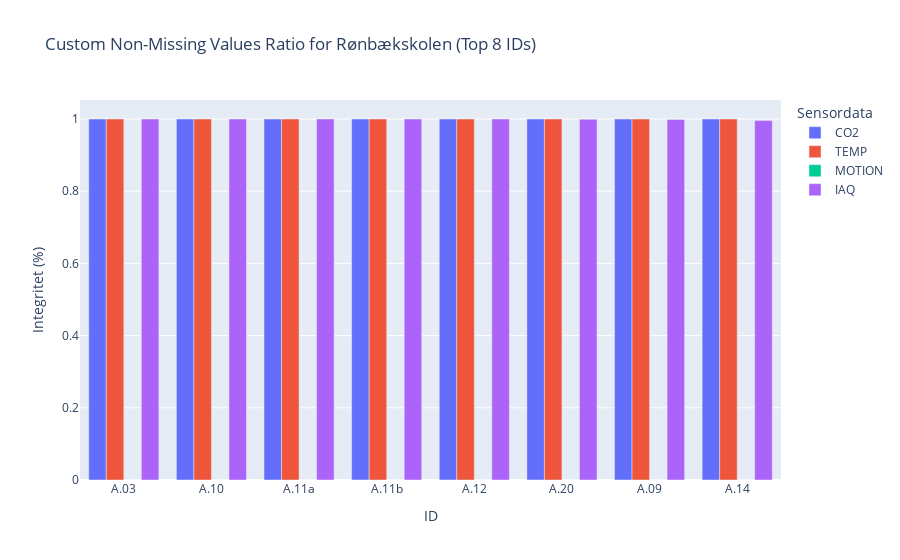
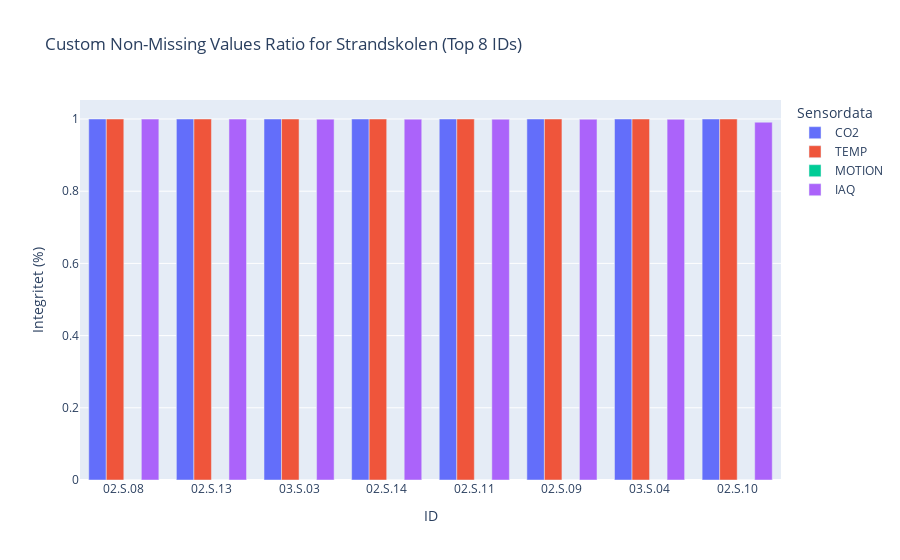
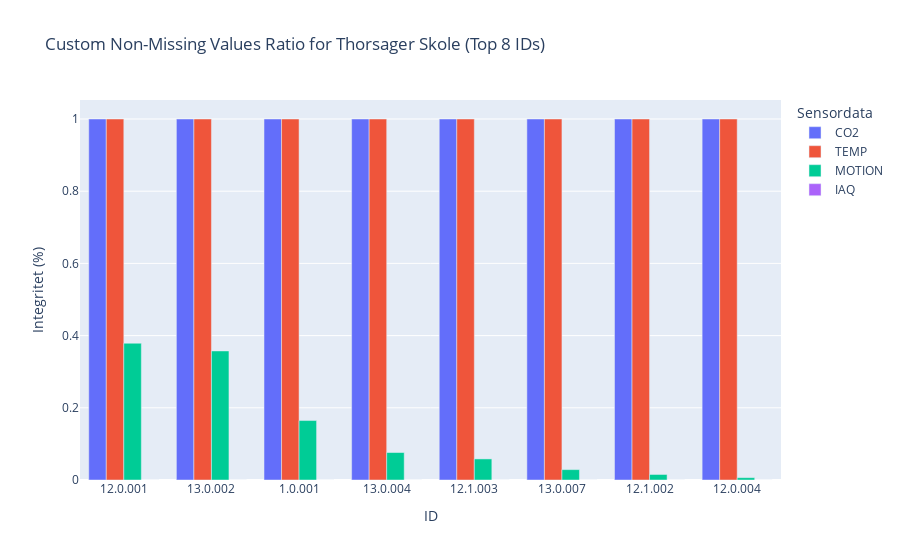

Source (notebook cell) for these figures, in order:
### Code cell
import pandas as pd
import plotly.express as px

# Assuming 'dataf' is your original DataFrame

# Define a custom function to consider NaN, None, False, and 0 as missing
def custom_missing_ratio(series):
    return (series.isna() | (series == 0) | (series == False)).mean()

# Calculate the custom non-missing value ratio
custom_non_missing_ratio = dataf.groupby(['SKOLE', 'ID'])[['CO2', 'TEMP', 'MOTION', 'IAQ']].apply(lambda x: 1 - x.apply(custom_missing_ratio)).reset_index()

# Melt the DataFrame to make it suitable for plotting with Plotly
melted = custom_non_missing_ratio.melt(id_vars=['SKOLE', 'ID'], var_name='Sensordata', value_name='CustomNonMissingRatio')

# Get the first three unique SKOLEs
unique_skoles = melted['SKOLE'].unique()[:3]

# Loop through each SKOLE and plot the top 8 IDs
for skole in unique_skoles:
    # Filter the DataFrame for the current SKOLE
    df_skole = melted[melted['SKOLE'] == skole]

    # Sort IDs by the minimum 'CustomNonMissingRatio' within each ID, prioritizing those with missing data
    df_skole = df_skole.assign(min_ratio=df_skole.groupby('ID')['CustomNonMissingRatio'].transform(min))
    df_skole_sorted = df_skole.sort_values(by=['min_ratio', 'ID'], ascending=[True, True]).drop_duplicates('ID')

    # Select top 8 IDs, prioritizing those with missing data
    top_ids = df_skole_sorted['ID'].unique()[:8]
    df_skole_top_ids = df_skole[df_skole['ID'].isin(top_ids)]

    # Create the bar plot for the current SKOLE with selected IDs
    fig = px.bar(
        df_skole_top_ids,
        x="ID",
        y="CustomNonMissingRatio",
        color="Sensordata",
        barmode="group",
        title=f"Custom Non-Missing Values Ratio for {skole} (Top 8 IDs)",
        # labels={"CustomNonMissingRatio": "Custom Non-Missing Ratio (%)", "ID": "ID"}
    )
    
    # Update layout if necessary
    fig.update_layout(
        xaxis={'categoryorder':'total descending'},
        yaxis_title='Integritet (%)',
    )
    
    # Show the figure
    fig.show()

### Figure 1 — Plotly figure (JSON) as saved in the notebook; plotly's stock layout.template omitted (floating-point values rounded to 4 significant figures)
{"data": [{"alignmentgroup": "True", "hovertemplate": "Sensordata=CO2<br>ID=%{x}<br>CustomNonMissingRatio=%{y}<extra></extra>", "legendgroup": "CO2", "marker": {"color": "#636efa", "pattern": {"shape": ""}}, "name": "CO2", "offsetgroup": "CO2", "orientation": "v", "showlegend": true, "textposition": "auto", "type": "bar", "x": ["A.03", "A.09", "A.10", "A.11a", "A.11b", "A.12", "A.14", "A.20"], "xaxis": "x", "y": [1, 1, 1, 1, 1, 1, 1, 1], "yaxis": "y"}, {"alignmentgroup": "True", "hovertemplate": "Sensordata=TEMP<br>ID=%{x}<br>CustomNonMissingRatio=%{y}<extra></extra>", "legendgroup": "TEMP", "marker": {"color": "#EF553B", "pattern": {"shape": ""}}, "name": "TEMP", "offsetgroup": "TEMP", "orientation": "v", "showlegend": true, "textposition": "auto", "type": "bar", "x": ["A.03", "A.09", "A.10", "A.11a", "A.11b", "A.12", "A.14", "A.20"], "xaxis": "x", "y": [1, 1, 1, 1, 1, 1, 1, 1], "yaxis": "y"}, {"alignmentgroup": "True", "hovertemplate": "Sensordata=MOTION<br>ID=%{x}<br>CustomNonMissingRatio=%{y}<extra></extra>", "legendgroup": "MOTION", "marker": {"color": "#00cc96", "pattern": {"shape": ""}}, "name": "MOTION", "offsetgroup": "MOTION", "orientation": "v", "showlegend": true, "textposition": "auto", "type": "bar", "x": ["A.03", "A.09", "A.10", "A.11a", "A.11b", "A.12", "A.14", "A.20"], "xaxis": "x", "y": [0, 0, 0, 0, 0, 0, 0, 0], "yaxis": "y"}, {"alignmentgroup": "True", "hovertemplate": "Sensordata=IAQ<br>ID=%{x}<br>CustomNonMissingRatio=%{y}<extra></extra>", "legendgroup": "IAQ", "marker": {"color": "#ab63fa", "pattern": {"shape": ""}}, "name": "IAQ", "offsetgroup": "IAQ", "orientation": "v", "showlegend": true, "textposition": "auto", "type": "bar", "x": ["A.03", "A.09", "A.10", "A.11a", "A.11b", "A.12", "A.14", "A.20"], "xaxis": "x", "y": [1, 0.9986, 1, 1, 1, 1, 0.9956, 0.9992], "yaxis": "y"}], "layout": {"barmode": "group", "legend": {"title": {"text": "Sensordata"}, "tracegroupgap": 0}, "title": {"text": "Custom Non-Missing Values Ratio for Rønbækskolen (Top 8 IDs)"}, "xaxis": {"anchor": "y", "categoryorder": "total descending", "domain": [0, 1], "title": {"text": "ID"}}, "yaxis": {"anchor": "x", "domain": [0, 1], "title": {"text": "Integritet (%)"}}}}

### Figure 2 — Plotly figure (JSON) as saved in the notebook; plotly's stock layout.template omitted (floating-point values rounded to 4 significant figures)
{"data": [{"alignmentgroup": "True", "hovertemplate": "Sensordata=CO2<br>ID=%{x}<br>CustomNonMissingRatio=%{y}<extra></extra>", "legendgroup": "CO2", "marker": {"color": "#636efa", "pattern": {"shape": ""}}, "name": "CO2", "offsetgroup": "CO2", "orientation": "v", "showlegend": true, "textposition": "auto", "type": "bar", "x": ["02.S.08", "02.S.09", "02.S.10", "02.S.11", "02.S.13", "02.S.14", "03.S.03", "03.S.04"], "xaxis": "x", "y": [1, 1, 1, 1, 1, 1, 1, 1], "yaxis": "y"}, {"alignmentgroup": "True", "hovertemplate": "Sensordata=TEMP<br>ID=%{x}<br>CustomNonMissingRatio=%{y}<extra></extra>", "legendgroup": "TEMP", "marker": {"color": "#EF553B", "pattern": {"shape": ""}}, "name": "TEMP", "offsetgroup": "TEMP", "orientation": "v", "showlegend": true, "textposition": "auto", "type": "bar", "x": ["02.S.08", "02.S.09", "02.S.10", "02.S.11", "02.S.13", "02.S.14", "03.S.03", "03.S.04"], "xaxis": "x", "y": [1, 1, 1, 1, 1, 1, 1, 1], "yaxis": "y"}, {"alignmentgroup": "True", "hovertemplate": "Sensordata=MOTION<br>ID=%{x}<br>CustomNonMissingRatio=%{y}<extra></extra>", "legendgroup": "MOTION", "marker": {"color": "#00cc96", "pattern": {"shape": ""}}, "name": "MOTION", "offsetgroup": "MOTION", "orientation": "v", "showlegend": true, "textposition": "auto", "type": "bar", "x": ["02.S.08", "02.S.09", "02.S.10", "02.S.11", "02.S.13", "02.S.14", "03.S.03", "03.S.04"], "xaxis": "x", "y": [0, 0, 0, 0, 0, 0, 0, 0], "yaxis": "y"}, {"alignmentgroup": "True", "hovertemplate": "Sensordata=IAQ<br>ID=%{x}<br>CustomNonMissingRatio=%{y}<extra></extra>", "legendgroup": "IAQ", "marker": {"color": "#ab63fa", "pattern": {"shape": ""}}, "name": "IAQ", "offsetgroup": "IAQ", "orientation": "v", "showlegend": true, "textposition": "auto", "type": "bar", "x": ["02.S.08", "02.S.09", "02.S.10", "02.S.11", "02.S.13", "02.S.14", "03.S.03", "03.S.04"], "xaxis": "x", "y": [0.9997, 0.9994, 0.9911, 0.9994, 0.9997, 0.9995, 0.9996, 0.9991], "yaxis": "y"}], "layout": {"barmode": "group", "legend": {"title": {"text": "Sensordata"}, "tracegroupgap": 0}, "title": {"text": "Custom Non-Missing Values Ratio for Strandskolen (Top 8 IDs)"}, "xaxis": {"anchor": "y", "categoryorder": "total descending", "domain": [0, 1], "title": {"text": "ID"}}, "yaxis": {"anchor": "x", "domain": [0, 1], "title": {"text": "Integritet (%)"}}}}

### Figure 3 — Plotly figure (JSON) as saved in the notebook; plotly's stock layout.template omitted (floating-point values rounded to 4 significant figures)
{"data": [{"alignmentgroup": "True", "hovertemplate": "Sensordata=CO2<br>ID=%{x}<br>CustomNonMissingRatio=%{y}<extra></extra>", "legendgroup": "CO2", "marker": {"color": "#636efa", "pattern": {"shape": ""}}, "name": "CO2", "offsetgroup": "CO2", "orientation": "v", "showlegend": true, "textposition": "auto", "type": "bar", "x": ["1.0.001", "12.0.001", "12.0.004", "12.1.002", "12.1.003", "13.0.002", "13.0.004", "13.0.007"], "xaxis": "x", "y": [1, 1, 1, 1, 1, 1, 1, 1], "yaxis": "y"}, {"alignmentgroup": "True", "hovertemplate": "Sensordata=TEMP<br>ID=%{x}<br>CustomNonMissingRatio=%{y}<extra></extra>", "legendgroup": "TEMP", "marker": {"color": "#EF553B", "pattern": {"shape": ""}}, "name": "TEMP", "offsetgroup": "TEMP", "orientation": "v", "showlegend": true, "textposition": "auto", "type": "bar", "x": ["1.0.001", "12.0.001", "12.0.004", "12.1.002", "12.1.003", "13.0.002", "13.0.004", "13.0.007"], "xaxis": "x", "y": [1, 1, 1, 1, 1, 1, 1, 1], "yaxis": "y"}, {"alignmentgroup": "True", "hovertemplate": "Sensordata=MOTION<br>ID=%{x}<br>CustomNonMissingRatio=%{y}<extra></extra>", "legendgroup": "MOTION", "marker": {"color": "#00cc96", "pattern": {"shape": ""}}, "name": "MOTION", "offsetgroup": "MOTION", "orientation": "v", "showlegend": true, "textposition": "auto", "type": "bar", "x": ["1.0.001", "12.0.001", "12.0.004", "12.1.002", "12.1.003", "13.0.002", "13.0.004", "13.0.007"], "xaxis": "x", "y": [0.1646, 0.3789, 0.006457, 0.0153, 0.0584, 0.3575, 0.07609, 0.02876], "yaxis": "y"}, {"alignmentgroup": "True", "hovertemplate": "Sensordata=IAQ<br>ID=%{x}<br>CustomNonMissingRatio=%{y}<extra></extra>", "legendgroup": "IAQ", "marker": {"color": "#ab63fa", "pattern": {"shape": ""}}, "name": "IAQ", "offsetgroup": "IAQ", "orientation": "v", "showlegend": true, "textposition": "auto", "type": "bar", "x": ["1.0.001", "12.0.001", "12.0.004", "12.1.002", "12.1.003", "13.0.002", "13.0.004", "13.0.007"], "xaxis": "x", "y": [0, 0, 0, 0, 0, 0, 0, 0], "yaxis": "y"}], "layout": {"barmode": "group", "legend": {"title": {"text": "Sensordata"}, "tracegroupgap": 0}, "title": {"text": "Custom Non-Missing Values Ratio for Thorsager Skole (Top 8 IDs)"}, "xaxis": {"anchor": "y", "categoryorder": "total descending", "domain": [0, 1], "title": {"text": "ID"}}, "yaxis": {"anchor": "x", "domain": [0, 1], "title": {"text": "Integritet (%)"}}}}
